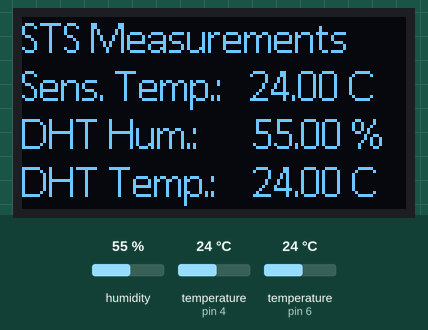
Simulated run of this sketch. Board: Arduino Uno, built with avr-gcc and run on an emulated ATmega328P. Shown: 128×64 one-colour display. The test bench sets the inputs (shaded band); at power-on: humidity 55 %, temperature (sensors on pin 6, pin 4) 24 °C.

Above: at 6.9 s.
7.0 s: humidity set to 22 %
At 9.8 s:
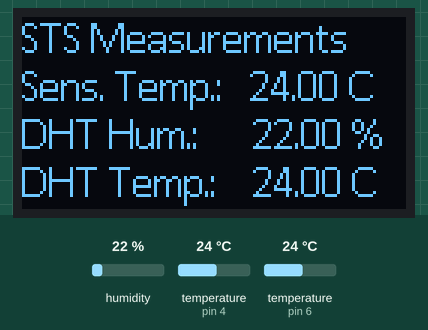
10.2 s: temperature (sensor on pin 6) set to 12 °C
At 11.4 s:
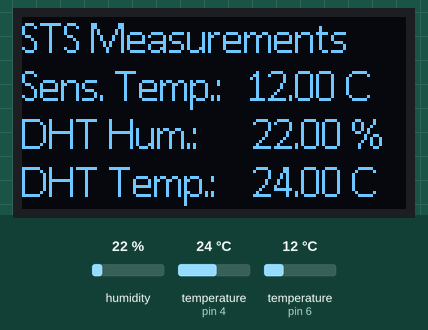
12.8 s: temperature (sensor on pin 4) set to 12 °C
At 16.9 s:
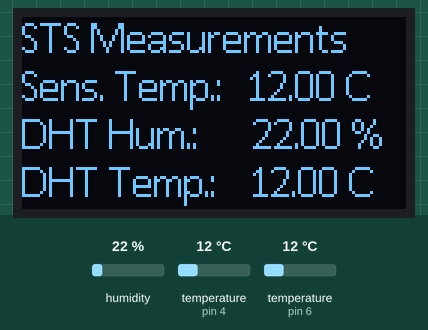
17.2 s: temperature (sensor on pin 6) set to 19 °C
At 18.5 s:
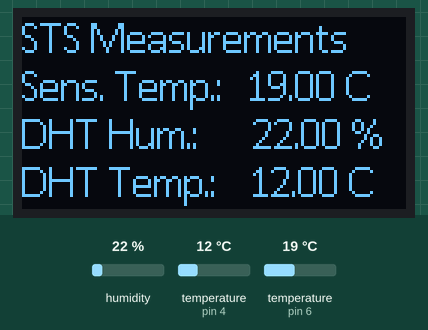
19.8 s: humidity set to 40 %
At 24.0 s:
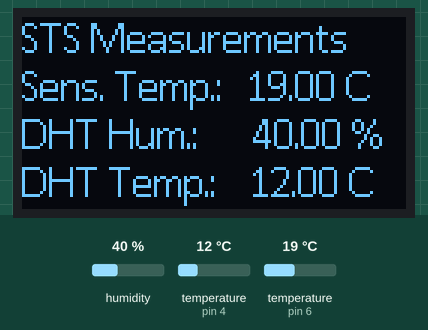
24.3 s: temperature (sensor on pin 6) set to 28 °C
At 25.6 s:
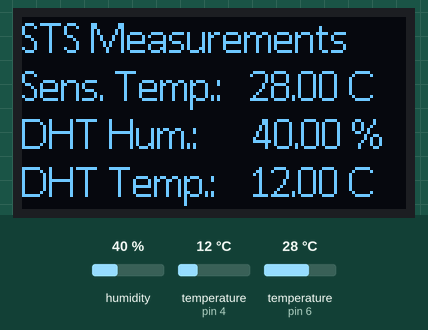
Timing chart, 0 to 27.3 s (numbered marks = the images above; inputs shaded):
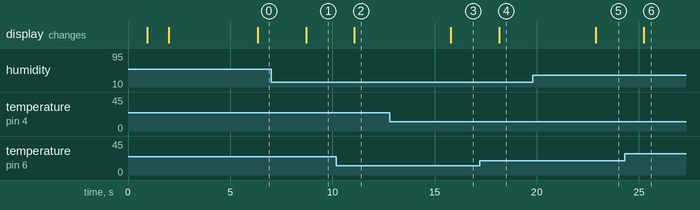

Measured:
- after the input at 7.0 s, the display: changes after 1.7 s (image 1)
- after the input at 10.2 s, the display: changes after 0.88 s (image 2)
- after the input at 12.8 s, the display: changes after 3.0 s (image 3)
- after the input at 17.2 s, the display: changes after 0.96 s (image 4)
- after the input at 19.8 s, the display: changes after 3.1 s (image 5)
- after the input at 24.3 s, the display: changes after 0.94 s (image 6)

The sketch:

sts.ino
```cpp
//OLED Stuff
#include <Wire.h>
#include "SSD1306Ascii.h"
#include "SSD1306AsciiWire.h"

// 0X3C+SA0 - 0x3C or 0x3D
#define I2C_ADDRESS 0x3C
SSD1306AsciiWire oled;

// Dellas Temp. Sensor Stuff (DS18B20)
#include <OneWire.h>
#include <DallasTemperature.h>
#define ONE_WIRE_BUS 6
OneWire oneWire(ONE_WIRE_BUS);
DallasTemperature sensors(&oneWire);

// DHT stuff
#include "DHT.h"
#define DHTPIN 4
#define DHTTYPE DHT11
DHT dht(DHTPIN, DHTTYPE);

bool dhtworking = true;
void setup() {
  Wire.begin();
  Wire.setClock(400000L);
  oled.begin(&Adafruit128x64, I2C_ADDRESS);
  oled.setFont(Callibri15);
  oled.displayRemap(true);
  oled.clear();
  oled.println("Stating STS (2/3).");
  oled.println("Sens con: WAIT");
  sensors.begin();
  sensors.requestTemperatures();
  float temperaturesens = sensors.getTempCByIndex(0);
  oled.clear();
  if (temperaturesens == -127) {
    oled.println("Stating STS (2/3).");
    oled.println("Sens. con: FAILED");
    while(1);
  }
  else {
    oled.println("Stating STS (2/3).");
    oled.println("Sens. con: SUCCESS");
  }
  oled.clear();
  oled.println("Stating STS (3/3).");
  oled.println("Sens. con: SUCCESS");
  oled.println("DHT con: WAIT");
  dht.begin();
  float h = dht.readHumidity();
  oled.clear();
  if (isnan(h)) {
    oled.println("Stating STS (3/3).");
    oled.println("Sens. con: SUCCESS");
    oled.println("DHT con: FAILED");
    dhtworking = false;
    delay(10000); // Its possible to use the sensor without a working dht sensor
  }
  else {
    oled.println("Stating STS (3/3).");
    oled.println("Sens. con: SUCCESS");
    oled.println("DHT con: SUCCESS");
  }
  delay(1000);
  oled.clear();
  oled.println("Initalisation successful.");
  oled.println("");
  oled.println("          Starting STS     ");
  oled.println("      V 1.0 (April 2021)   ");
  delay(3500);
}

void loop() {
  float t = dht.readTemperature(); // Put "true" in the brackets if you want your temperature in fahrenheit.
  float h = dht.readHumidity();
  sensors.requestTemperatures();
  float temperaturesens = sensors.getTempCByIndex(0);
  oled.clear();
  oled.println("STS Measurements");
  oled.print("Sens. Temp.:   ");
  oled.print(temperaturesens);
  oled.println(" C");
  oled.print("DHT Hum.:      ");
  oled.print(h);
  oled.println(" %");
  oled.print("DHT Temp.:    ");
  oled.print(t);
  oled.print(" C");
  delay(1500);

}
```
